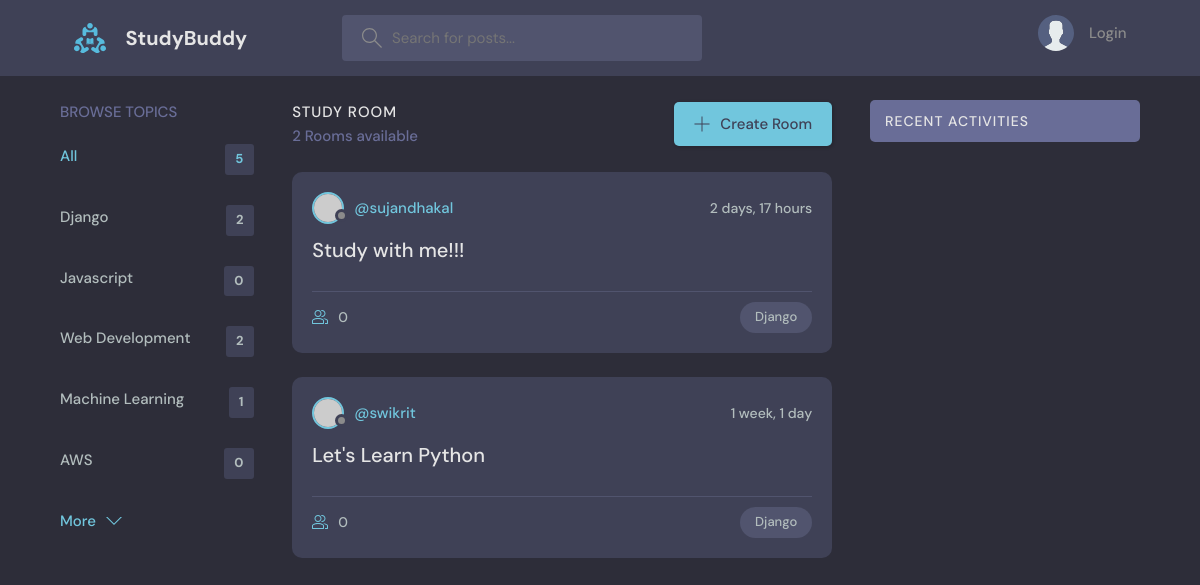
Screenshot of /?q=Django with the database file from the repository.
### base/models.py (models this page shows, shortened)
class Topic(models.Model):
    name = models.CharField(max_length= 200)

class Room(models.Model):
    host = models.ForeignKey(User , on_delete= models.SET_NULL , null= True)
    topic = models.ForeignKey(Topic , on_delete= models.SET_NULL , null= True)
    name = models.CharField(max_length=200)
    description = models.TextField(null= True , blank= True)
    participants = models.ManyToManyField(User , related_name='participants' , blank= True)
    updated = models.DateTimeField(auto_now= True)
    created = models.DateTimeField(auto_now_add= True)
    class Meta:
        ordering = ['-updated' , '-created']

### base/views.py (the view)
# urls.py: path('' , views.home , name ='home'),
def home(request):
    q= request.GET.get('q') if request.GET.get('q') != None else ''
    rooms = Room.objects.filter(
        Q(topic__name__icontains = q ) |
        Q(name__icontains = q ) |
        Q(description__icontains = q ))
    topics = Topic.objects.all()
    room_counts = rooms.count()
    activityMessage = Message.objects.filter( Q(room__topic__name__icontains = q ) |
        Q(room__name__icontains = q )).order_by('-created')
    contex = {'rooms' : rooms  , 'topics': topics , 'rooms_counts' : room_counts, 'activityMessage' : activityMessage}
    return render(request , 'base/home.html' , contex)

### base/templates/base/home.html (shortened to what this page needs)
{% extends 'main.html' %} {% block content %}
<main class="layout layout--3">
  <div class="container">
    {% include 'base/topic-component.html' %}
    <div class="roomList">
      <div class="roomList__header">
        <div>
          <h2>Study Room</h2>
          <p>{{rooms_counts}} Rooms available</p>
        </div>
        <a class="btn btn--main" href="create-room.html">
          <svg
            version="1.1"
            xmlns="http://www.w3.org/2000/svg"
            width="32"
            height="32"
            viewBox="0 0 32 32"
          >
            <title>add</title>
            <path
              d="M16.943 0.943h-1.885v14.115h-14.115v1.885h14.115v14.115h1.885v-14.115h14.115v-1.885h-14.115v-14.115z"
            ></path>
          </svg>
          Create Room
        </a>
      </div>
      {% include 'base/feed-component.html' %}
    </div>
    <div class="activities">
      <div class="activities__header">
        <h2>Recent Activities</h2>
      </div>
    </div>
  </div>
</main>
{% endblock content %}

### base/templates/base/topic-component.html
<div class="topics">
  <div class="topics__header">
    <h2>Browse Topics</h2>
  </div>
  <ul class="topics__list">
    <li>
      <a href="{% url 'home' %}" class="active"
        >All <span>{{topics.count}}</span></a
      >
    </li>
    {% for topic in topics %}
    <li>
      <a href="{% url 'home'%}?q={{topic.name}}"
        >{{topic.name}} <span>{{topic.room_set.all.count}}</span></a
      >
    </li>
    {% endfor %}
  </ul>
  <a class="btn btn--link" href="topics.html">
    More
    <svg
      version="1.1"
      xmlns="http://www.w3.org/2000/svg"
      width="32"
      height="32"
      viewBox="0 0 32 32"
    >
      <title>chevron-down</title>
      <path d="M16 21l-13-13h-3l16 16 16-16h-3l-13 13z"></path>
    </svg>
  </a>
</div>

### base/templates/base/feed-component.html (shortened to what this page needs)
{% for room in rooms %}
<div class="roomListRoom">
  <div class="roomListRoom__header">
    <a href="{% url 'userProfile' room.host.id %}" class="roomListRoom__author">
      <div class="avatar avatar--small">
        <img src="https://randomuser.me/api/portraits/women/11.jpg" />
      </div>
      <span>@{{room.host.username }}</span>
    </a>
    <div class="roomListRoom__actions">
      <span>{{room.created|timesince}}</span>
    </div>
  </div>
  <div class="roomListRoom__content">
    <a href="{% url 'room' room.id %}">{{room.name}}</a>
  </div>
  <div class="roomListRoom__meta">
    <a href="{% url 'room' room.id %}" class="roomListRoom__joined">
      {{room.participants.all.count}}
    </a>
    <p class="roomListRoom__topic">{{room.topic.name}}</p>
  </div>
</div>
{% endfor %}

### rows the page displays
Topic: name "Django", room_set.all.count "2"
Topic: name "Javascript", room_set.all.count "0"
Topic: name "Web Development", room_set.all.count "2"
Topic: name "Machine Learning", room_set.all.count "1"
Topic: name "AWS", room_set.all.count "0"
Room: host.username "sujandhakal", created "2 days, 17 hours", name "Study with me!!!", participants.all.count "0", topic.name "Django"
Room: host.username "swikrit", created "1 week, 1 day", name "Let's Learn Python", participants.all.count "0", topic.name "Django"

### other values shown
{{ topics.count }} "5"
{{ rooms_counts }} "2"
